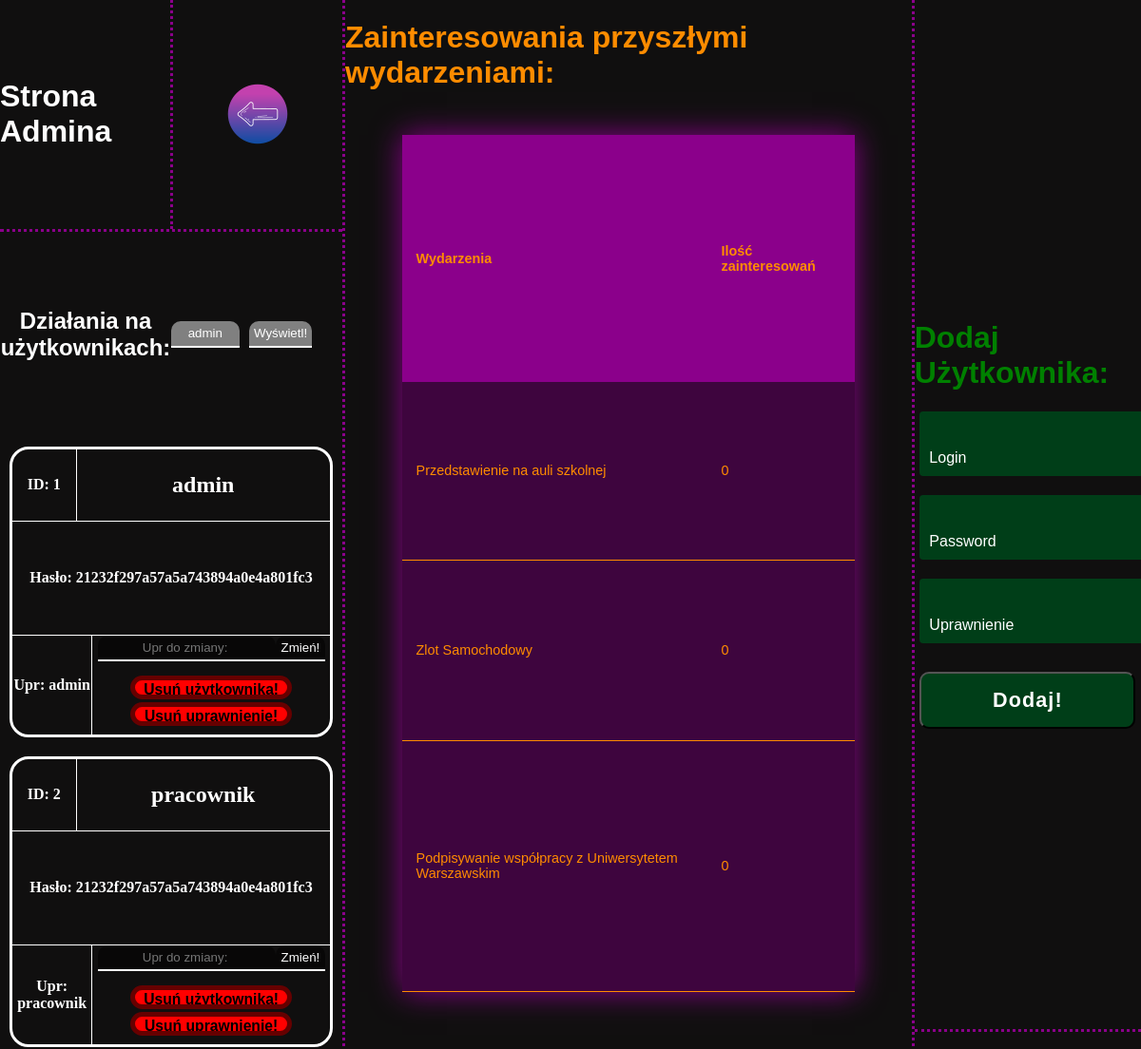
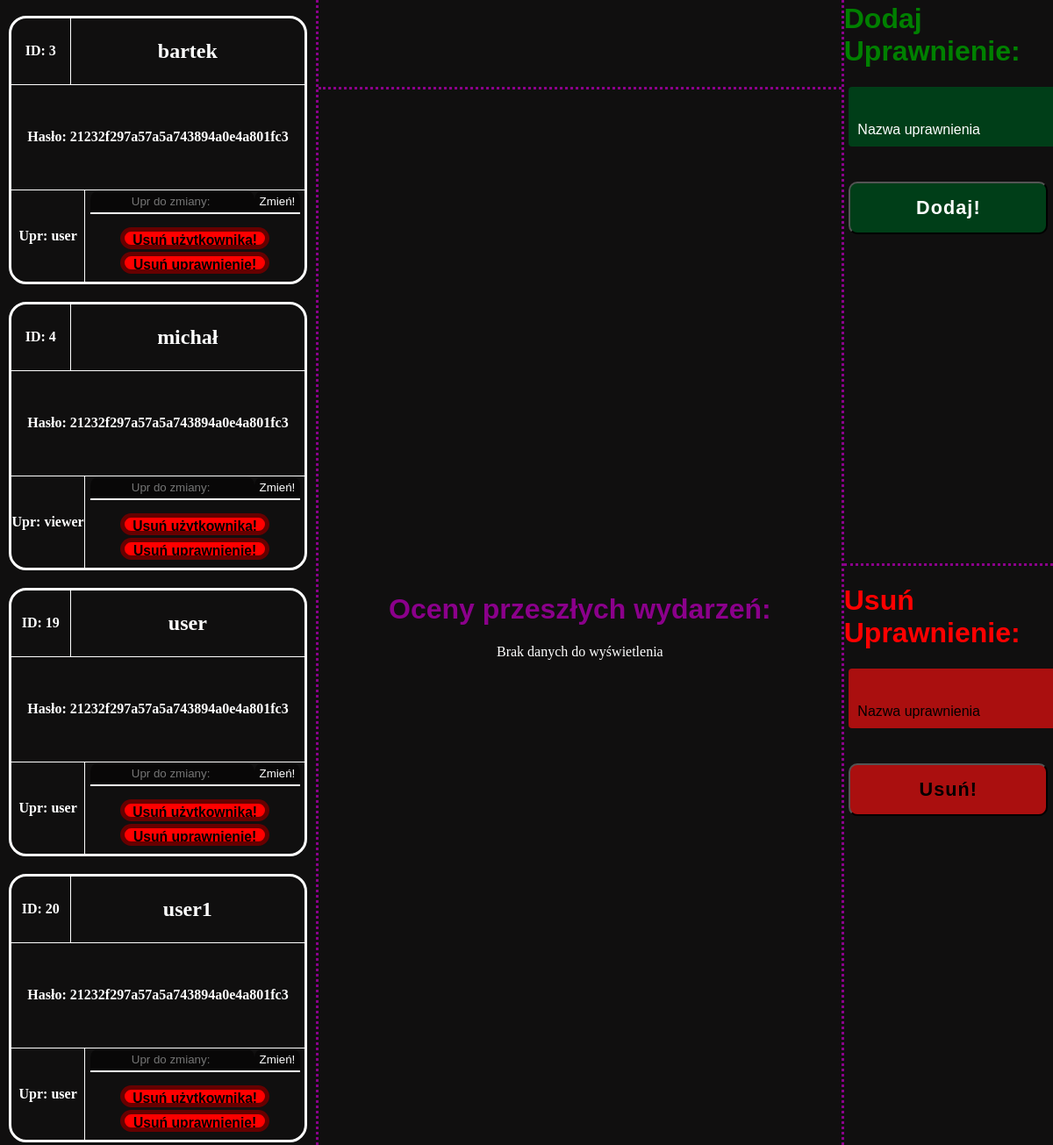
The app's page /admin.php, older data (2 pictures, top to bottom).
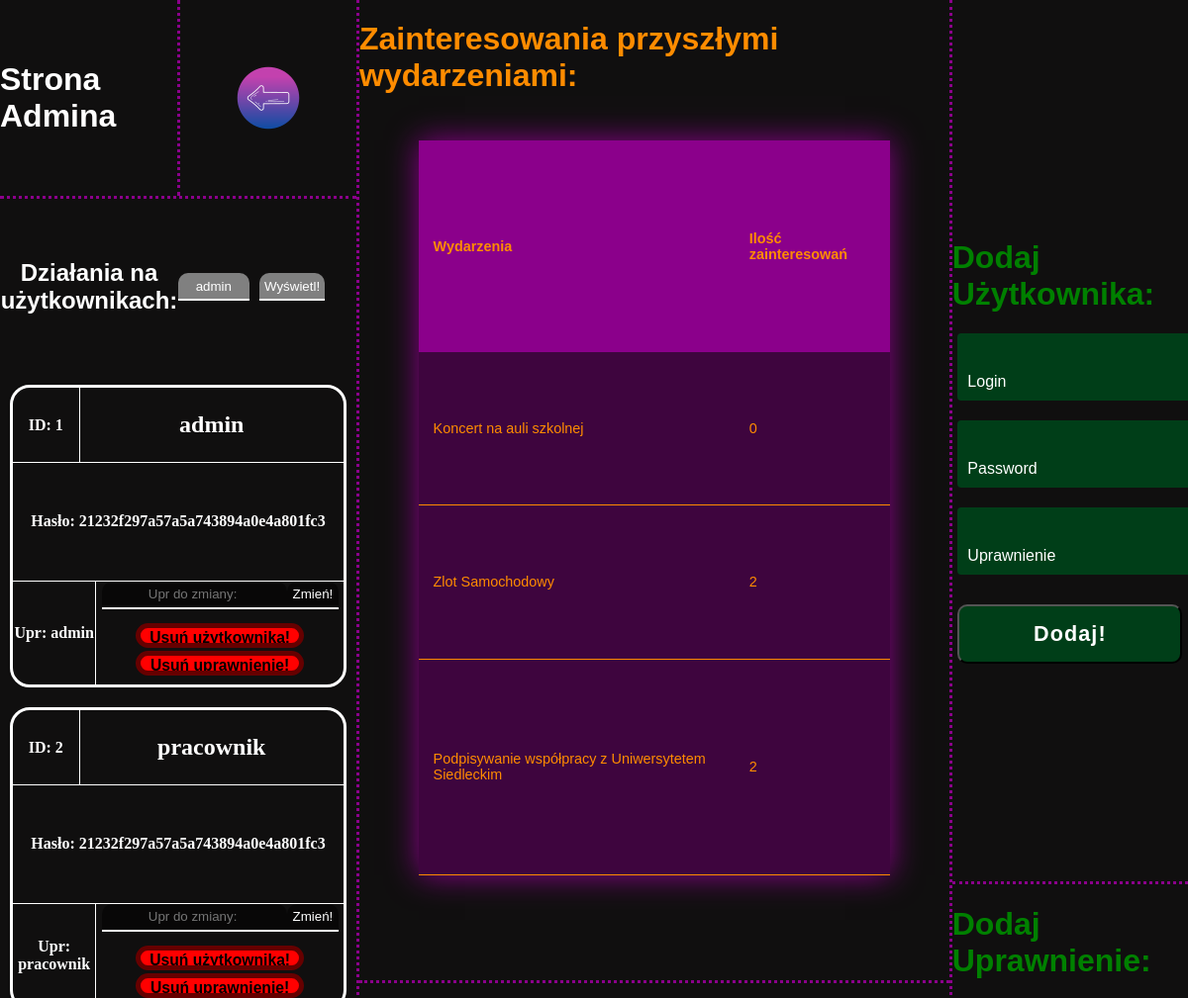
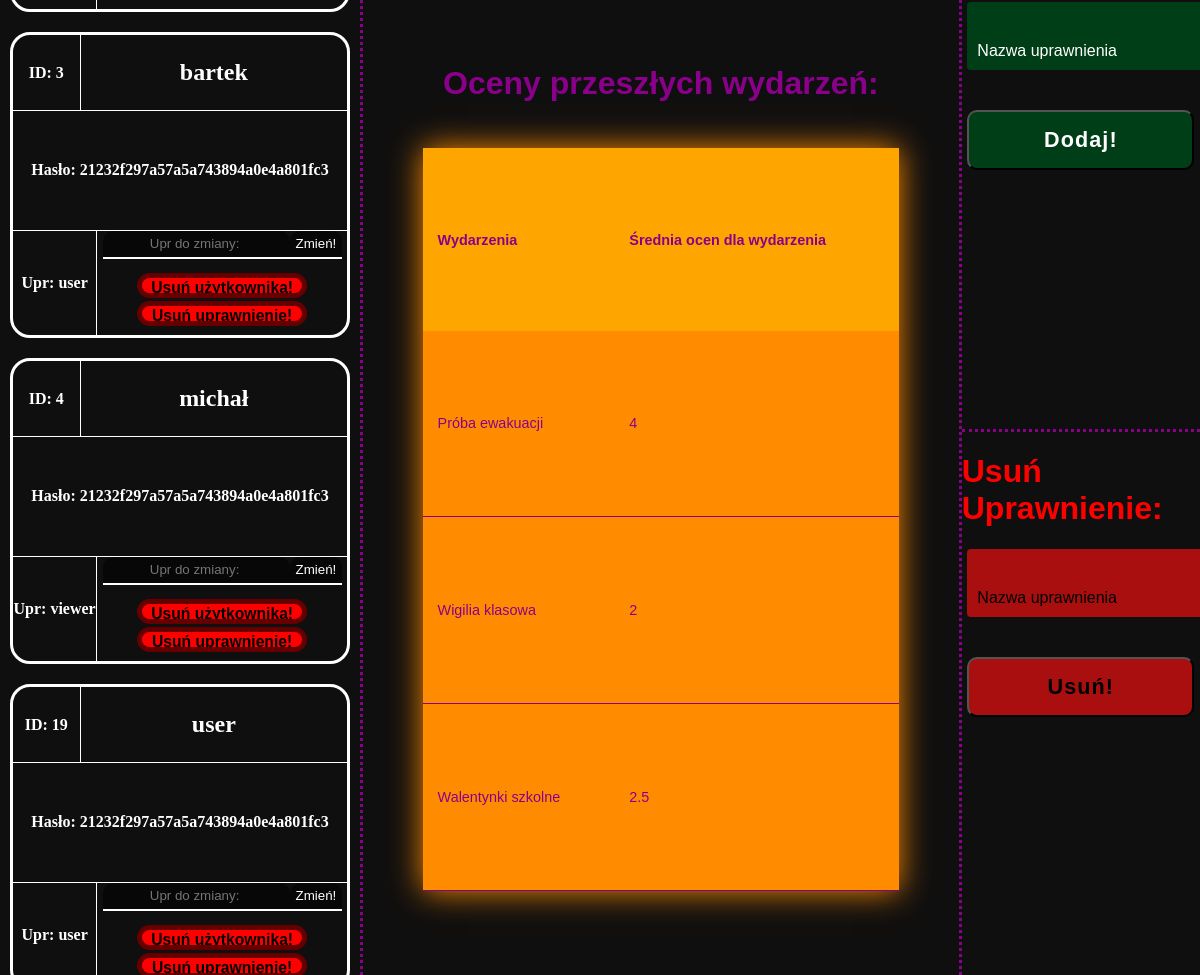
The same page, newer data (2 pictures, top to bottom).
### tables this page shows
CREATE TABLE `uzytkownicy` (
  `ID` int(11) NOT NULL,
  `login` text NOT NULL,
  `pass` text NOT NULL,
  `upr` text NOT NULL
);

CREATE TABLE `wydarzenia` (
  `ID` int(11) NOT NULL,
  `nazwa_wyd` text NOT NULL,
  `opis_wyd` text NOT NULL,
  `data_wyd` date NOT NULL
);

### admin.php (the view, shortened to what the changed rows need)
<!DOCTYPE html>
<html lang="en">
<head>
    <link rel="stylesheet" href="style.css">
</head>
<body>
    <div id="ogoladm">
        <div id="lewoadm">
            <div id="lewoadmgora">
                <div id="lewoadmgoralewo">
                    <h1>Strona Admina</h1>
                </div>
            </div>
            <div id="lewoadmdol">
                <div id="lewoadmdolgora">
                    <div id="lewoadmdolgoralewo">
                        <h2 id="h2">Działania na użytkownikach:</h2>
                    </div>
                            <?php
                            $host = "localhost";
                            $dbuser = "root";
                            $dbpassword = "";
                            $dbname = "Aaawlasny_projekt_BS";
                            $conn = mysqli_connect($host, $dbuser, $dbpassword, $dbname);
                            ?>
                </div>
                <div id="lewoadmdoldol">
                    <?php
                    $sql = "SELECT `ID`, `login`, `pass`, `upr` FROM `uzytkownicy` WHERE 1";
                    $result = $conn->query($sql);
                    if ($result->num_rows > 0) {
                        while ($row = $result->fetch_assoc()) {
                            echo "<div id='uzytadm'>";
                            echo "<div id='divgoraadm'>";
                            echo "<div id='divgoralewoadm'>";
                            echo "<h4>" . "ID: " .  $row['ID'] . "</h4>";
                            echo "</div>";
                            echo "<div id='divgoraprawoadm'>";
                            echo "<h2>" .   $row['login'] . "</h2>";
                            echo "</div>";
                            echo "</div>";
                            echo "<div id='divsrodekadm'>";
                            echo "<h4>" . "Hasło: " . $row['pass'] . "</h4>";
                            echo "</div>";
                            echo "<div id='divdoladm'>";
                            echo "<div id='divdollewoadm'>";
                            echo "<h4>" . "Upr: " . $row['upr'] . "</h4>";
                            echo "</div>";
                            echo "<div id='divdolprawoadm'>";
                            echo "<div id='divdolprawogoraadm'>";
                            echo "<form method='POST' action=''>";
                            echo "<input type='text' class='input' name='uprdozmiany' placeholder='Upr do zmiany: ' required>";
                            echo "<input type='submit' class='input' name='zmienupr' value='Zmień!'>";
                            echo "</form>";
                            echo "</div>";
                            echo "<div id='divdolprawodoladm'>";
                            echo "<form method='POST' action=''>";
                            echo "<input type='submit' class='input1' name='usunuzytadm' value='Usuń użytkownika!'>";
                            echo "</form>";
                            echo "<form method='POST' action=''>";
                            echo "<input type='submit' class='input1' name='usunupradm' value='Usuń uprawnienie!'>";
                            echo "</form>";
                            echo "</div>";
                            echo "</div>";
                            echo "</div>";
                            echo "</div>";
                        }
                    } else {
                        echo "";
                    }
                    ?>
                </div>
            </div>
        </div>
        <div id="srodekadm">
            <div id="srodekadmgora">
                <h1 id="napisadmin">Zainteresowania przyszłymi wydarzeniami:</h1>
                <?php
                $host = "localhost";
                $dbuser = "root";
                $dbpassword = "";
                $dbname = "Aaawlasny_projekt_BS";
                $conn = mysqli_connect($host, $dbuser, $dbpassword, $dbname);
                $sql = "SELECT DISTINCT nazwa_wyd, ID FROM `wydarzenia` WHERE data_wyd>CURRENT_DATE";
                $result = $conn->query($sql);
                if ($result->num_rows > 0) {
                    echo "<table>";
                    echo "<tr id='tr1'>";
                    echo "<th>Wydarzenia</th>";
                    echo "<th>Ilość zainteresowań</th>";
                    echo "</tr>";
                    while ($row = $result->fetch_assoc()) {
                        echo "<tr id ='tr2'>";
                        echo "<td>" . $row['nazwa_wyd'] . "</td>";
                        $id_wydarzenia = $row['ID'];
                        $sql1 = "SELECT COUNT(ID_wydarzenia) AS liczba_zainteresowan FROM `zainteresowania` WHERE ID_wydarzenia='$id_wydarzenia'";
                        $result1 = $conn->query($sql1);
                        if ($result1->num_rows > 0) {
                            while ($row = $result1->fetch_assoc()) {
                                echo "<td>" . $row['liczba_zainteresowan'] . "</td>";
                            }
                        } else {
                            echo "";
                        }
                        echo "</tr>";
                    }
                    echo "</table>";
                } else {
                    echo "";
                }
                ?>
            </div>
            <div id="srodekadmdol">
                <h1 id="napisadmin2">Oceny przeszłych wydarzeń:</h1>
                <?php
                $host = "localhost";
                $dbuser = "root";
                $dbpassword = "";
                $dbname = "Aaawlasny_projekt_BS";
                $conn = mysqli_connect($host, $dbuser, $dbpassword, $dbname);
                $sql = "SELECT DISTINCT ID_ocenionego_wyd FROM `oceny` WHERE 1";
                $result = $conn->query($sql);
                if ($result->num_rows > 0) {
                    echo "<table id='tabela1'>";
                    echo "<tr id='tr11'>";
                    echo "<th>Wydarzenia</th>";
                    echo "<th>Średnia ocen dla wydarzenia</th>";
                    echo "</tr>";
                    while ($row = $result->fetch_assoc()) {
                        $id_wydarzenia1 = $row['ID_ocenionego_wyd'];
                        echo "<tr id='tr22'>";
                        $sql_name = "SELECT nazwa_wyd FROM `wydarzenia` WHERE ID='$id_wydarzenia1'";
                        $result_name = $conn->query($sql_name);
                        if ($result_name->num_rows > 0) {
                            while ($row = $result_name->fetch_assoc()) {
                                echo "<td>" . $row['nazwa_wyd'] . "</td>";
                            }
                            $sql_avg = "SELECT AVG(wystawiona_ocena) AS srednia_ocen FROM `oceny` WHERE ID_ocenionego_wyd='$id_wydarzenia1'";
                            $result_avg = $conn->query($sql_avg);
                            if ($result_avg->num_rows > 0) {
                                while ($row = $result_avg->fetch_assoc()) {
                                    echo "<td>" . round($row['srednia_ocen'], 2) . "</td>";
                                }
                            }
                            echo "</tr>";
                        }
                    }
                    echo "</table>";
                } else {
                    echo "Brak danych do wyświetlenia";
                }
                ?>
            </div>
        </div>
        <div id="prawoadm">
            <div id="prawoadmgora">
                <h1 style="color: green;">Dodaj Użytkownika:</h1>
            </div>
            <div id="prawoadmdol">
                <div id="prawoadmdolgora">
                    <h1 style="color: green;">Dodaj Uprawnienie:</h1>
                </div>
                <div id="prawoadmdoldol">
                    <h1 style="color: red;">Usuń Uprawnienie:</h1>
                </div>
            </div>
        </div>
    </div>
</body>
</html>

Row changes from the older to the newer data that the page shows:
removed uzytkownicy: ID "20", login "user1", pass "21232f297a57a5a743894a0e4a801fc3", upr "user"
changed wydarzenia: nazwa_wyd "Przedstawienie na auli szkolnej" → "Koncert na auli szkolnej"
changed wydarzenia: nazwa_wyd "Podpisywanie współpracy z Uniwersytetem Warszawskim" → "Podpisywanie współpracy z Uniwersytetem Siedleckim"
now on this page (row edited): wydarzenia: nazwa_wyd "Próba ewakuacji"
now on this page (row unchanged): wydarzenia: nazwa_wyd "Wigilia klasowa"
now on this page (row unchanged): wydarzenia: nazwa_wyd "Walentynki szkolne"
Text that changed along with them:
new list line: "2"
text no longer shown: "Brak danych do wyświetlenia"
text now shown: "Wydarzenia Średnia ocen dla wydarzenia"
new list line: "4"
new list line: "2.5"
list line gone: "0"
